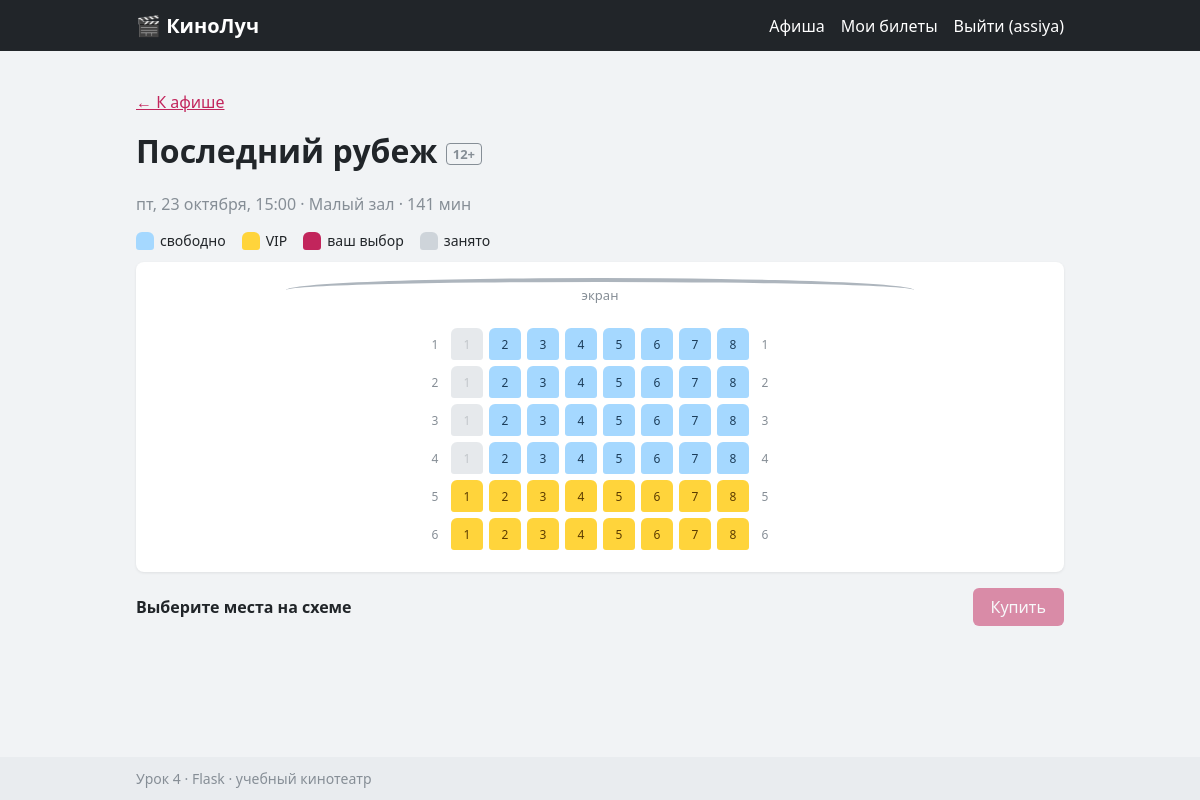
The app's page /showtime/7 (signed in) with its own data.
### tables this page shows
CREATE TABLE users (
    id INTEGER PRIMARY KEY AUTOINCREMENT,
    username TEXT UNIQUE NOT NULL,
    password TEXT NOT NULL
);

CREATE TABLE movies (
    id INTEGER PRIMARY KEY AUTOINCREMENT,
    title TEXT NOT NULL,
    duration_min INTEGER NOT NULL,
    age TEXT NOT NULL,
    description TEXT NOT NULL
);

CREATE TABLE halls (
    id INTEGER PRIMARY KEY AUTOINCREMENT,
    name TEXT NOT NULL,
    rows_count INTEGER NOT NULL,
    seats_count INTEGER NOT NULL
);

### app/views/schedule.py (the view)
@bp.route("/showtime/<int:showtime_id>")
def showtime(showtime_id):
    st = showtimes_repo.get(showtime_id)
    if st is None:
        abort(404)
    if st.is_past():
        flash("Этот сеанс уже начался — выберите другой")
        return redirect(url_for("schedule.index"))
    return render_template(
        "showtime.html",
        st=st,
        taken=showtimes_repo.taken_seats(st.id),
        prices=pricing.row_prices(st),
        max_seats=config.MAX_SEATS,
    )

### app/auth.py (called while the page is built)
def current_user():
    user_id = session.get("user_id")
    if user_id is None:
        return None
    user = get_db().execute(
        "SELECT * FROM users WHERE id = ? AND username = ?",
        (user_id, session.get("username")),
    ).fetchone()
    if user is None:
        session.pop("user_id", None)
        session.pop("username", None)
    return user

def inject_user():
    return {"user": current_user()}

### app/db.py (called while the page is built)
def get_db():
    if "db" not in g:
        if not os.path.exists(config.DATABASE):
            init_db()
        g.db = sqlite3.connect(config.DATABASE)
        g.db.row_factory = sqlite3.Row
    return g.db

### app/models/hall.py (called while the page is built)
    def is_vip(self, row):
        return row > self.rows - config.VIP_ROWS

### app/models/showtime.py (called while the page is built)
    def is_past(self, now=None):
        now = now or datetime.now()
        return self.start <= now

### app/repositories/showtimes.py (called while the page is built)
def _to_showtime(row):
    return Showtime(
        id=row["id"],
        start=datetime.strptime(row["start"], "%Y-%m-%d %H:%M"),
        movie=Movie(
            id=row["movie_id"],
            title=row["title"],
            duration_min=row["duration_min"],
            age=row["age"],
            description=row["description"],
        ),
        hall=Hall(
            id=row["hall_id"],
            name=row["hall_name"],
            rows=row["rows_count"],
            seats=row["seats_count"],
        ),
    )

def get(showtime_id):
    row = get_db().execute(queries.SHOWTIME_BY_ID, (showtime_id,)).fetchone()
    return _to_showtime(row) if row else None

def taken_seats(showtime_id):
    rows = get_db().execute(queries.TAKEN_SEATS, (showtime_id,)).fetchall()
    return [(r["row_no"], r["seat_no"]) for r in rows]

### app/services/pricing.py (called while the page is built)
def seat_price(showtime, row):
    price = config.BASE_PRICE
    if showtime.start.hour < config.MORNING_UNTIL:
        price = price * (100 - config.MORNING_DISCOUNT_PERCENT) // 100
    if is_weekend(showtime.start):
        price = price * (100 + config.WEEKEND_EXTRA_PERCENT) // 100
    if row > showtime.hall.rows - config.VIP_ROWS:
        price += config.VIP_EXTRA
    return price

def row_prices(showtime):
    return {row: seat_price(showtime, row) for row in range(1, showtime.hall.rows + 1)}

### app/utils/dates.py (called while the page is built)
def is_weekend(day):
    return day.isoweekday() >= 6

def human_day(day):
    return f"{WEEKDAYS[day.weekday()]}, {day.day} {MONTHS[day.month - 1]}"

def hhmm(moment):
    return moment.strftime("%H:%M")

### app/utils/formatting.py (called while the page is built)
def money(value):
    return f"{value:,}".replace(",", " ") + " ₸"

### app/templates/showtime.html (shortened to what this page needs)
{% extends "base.html" %}
{% block content %}
  <p><a href="{{ url_for('schedule.index', day=st.start.date().isoformat()) }}">← К афише</a></p>
  <h1>{{ st.movie.title }} <span class="age">{{ st.movie.age }}</span></h1>
  <p class="muted">{{ st.start|day }}, {{ st.start|hhmm }} · {{ st.hall.name }} · {{ st.movie.duration_min }} мин</p>
  <div class="legend">
    <span><i class="seat seat--demo"></i> свободно</span>
    <span><i class="seat seat--demo seat--vip"></i> VIP</span>
    <span><i class="seat seat--demo seat--selected"></i> ваш выбор</span>
    <span><i class="seat seat--demo seat--taken"></i> занято</span>
  </div>
  <div class="hall" id="hall" data-showtime="{{ st.id }}" data-max="{{ max_seats }}">
    <div class="screen">экран</div>
    {% for r in range(1, st.hall.rows + 1) %}
      <div class="hall__row">
        <span class="hall__label">{{ r }}</span>
        {% for n in range(1, st.hall.seats + 1) %}
          {% set is_taken = (r, n) in taken %}
          <button type="button"
                  class="seat {% if st.hall.is_vip(r) %}seat--vip{% endif %} {% if is_taken %}seat--taken{% endif %}"
                  data-row="{{ r }}" data-number="{{ n }}" data-price="{{ prices[r] }}"
                  title="Ряд {{ r }}, место {{ n }} — {{ prices[r]|money }}"
                  {% if is_taken %}disabled{% endif %}>{{ n }}</button>
        {% endfor %}
        <span class="hall__label">{{ r }}</span>
      </div>
    {% endfor %}
  </div>
  <div class="summary">
    <p id="summary">Выберите места на схеме</p>
    <button type="button" id="buy" disabled>Купить</button>
  </div>
  <p class="error" id="error"></p>
{% endblock %}

### app/templates/base.html (shortened to what this page needs)
<!doctype html>
<html lang="ru">
<head>
  <link rel="stylesheet" href="{{ url_for('static', filename='css/style.css') }}">
</head>
<body>
  <header class="header">
    <div class="container header__inner">
      <a class="logo" href="{{ url_for('schedule.index') }}">🎬 КиноЛуч</a>
      <nav class="nav">
        <a href="{{ url_for('schedule.index') }}">Афиша</a>
        {% if user %}
          <a href="{{ url_for('tickets.my_tickets') }}">Мои билеты</a>
          <a href="{{ url_for('auth.logout') }}">Выйти ({{ user['username'] }})</a>
        {% else %}
          <a href="{{ url_for('auth.login') }}">Вход</a>
          <a href="{{ url_for('auth.register') }}">Регистрация</a>
        {% endif %}
      </nav>
    </div>
  </header>
  <main class="container">
    {% block content %}{% endblock %}
  </main>
  <footer class="footer">
    <div class="container">Урок 4 · Flask · учебный кинотеатр</div>
  </footer>
</body>
</html>

### app/static/css/style.css (style rules this page uses)
* { box-sizing: border-box; }
body { margin: 0; font-family: "Segoe UI", Arial, sans-serif; background: #f1f3f5; color: #212529; display: flex; flex-direction: column; min-height: 100vh; }
a { color: #c2255c; }
h1 { margin-top: 0; }
.container { width: 100%; max-width: 960px; margin: 0 auto; padding: 0 16px; }
main.container { flex: 1; padding-top: 24px; padding-bottom: 24px; }
.header { background: #212529; color: #fff; }
.header__inner { display: flex; flex-wrap: wrap; align-items: center; justify-content: space-between; gap: 8px; padding-top: 12px; padding-bottom: 12px; }
.logo { color: #fff; font-size: 20px; font-weight: bold; text-decoration: none; }
.nav { display: flex; flex-wrap: wrap; gap: 16px; }
.nav a { color: #fff; text-decoration: none; }
.muted { color: #868e96; }
.error { color: #c92a2a; font-weight: 600; min-height: 1.2em; }
.age { display: inline-block; font-size: 13px; padding: 1px 6px; border: 1px solid #868e96; border-radius: 4px; color: #868e96; vertical-align: middle; }
.legend { display: flex; flex-wrap: wrap; gap: 16px; margin: 12px 0; font-size: 14px; }
.legend span { display: inline-flex; align-items: center; gap: 6px; }
.hall { overflow-x: auto; background: #fff; border-radius: 8px; padding: 16px; box-shadow: 0 1px 3px rgba(0, 0, 0, 0.08); }
.screen { margin: 0 auto 20px; width: 70%; padding: 4px; text-align: center; font-size: 13px; color: #868e96; border-top: 4px solid #adb5bd; border-radius: 50% 50% 0 0 / 12px 12px 0 0; }
.hall__row { display: flex; justify-content: center; align-items: center; gap: 6px; margin-bottom: 6px; min-width: max-content; }
.hall__label { width: 20px; text-align: center; font-size: 12px; color: #868e96; }
.seat { width: 32px; height: 32px; padding: 0; border: none; border-radius: 6px 6px 3px 3px; background: #a5d8ff; color: #1c3d5a; font: inherit; font-size: 12px; cursor: pointer; }
.seat--demo { display: inline-block; width: 18px; height: 18px; cursor: default; }
.seat--vip { background: #ffd43b; color: #5c3c00; }
.seat--selected { background: #c2255c; color: #fff; }
.seat--taken, .seat:disabled { background: #ced4da; color: #868e96; cursor: not-allowed; }
.summary { display: flex; flex-wrap: wrap; align-items: center; justify-content: space-between; gap: 12px; margin-top: 16px; }
.summary p { margin: 0; font-weight: 600; }
button { font: inherit; padding: 8px 18px; border: none; border-radius: 6px; background: #c2255c; color: #fff; cursor: pointer; }
button:disabled { opacity: 0.5; cursor: not-allowed; }
.footer { background: #e9ecef; color: #868e96; font-size: 14px; padding: 12px 0; }

### records on screen
users: username "assiya"
movies: movie "Последний рубеж", movie.age "12+", movie.duration_min "141"
halls: hall.name "Малый зал"

### other values on screen
{{ st.start|day }} "пт, 23 октября"
{{ st.start|hhmm }} "15:00"
{{ r }} "1" "2" "3" "4" "5" "6"
{{ n }} "1" "2" "3" "4" "5" "6" "7" "8" "1" "2" "3" "4" "5" "6" "7" "8" "1" "2" "3" "4" "5" "6" "7" "8" "1" "2" "3" "4" "5" "6" "7" "8" "1" "2" "3" "4" "5" "6" "7" "8" "1" "2" "3" "4" "5" "6" "7" "8"
